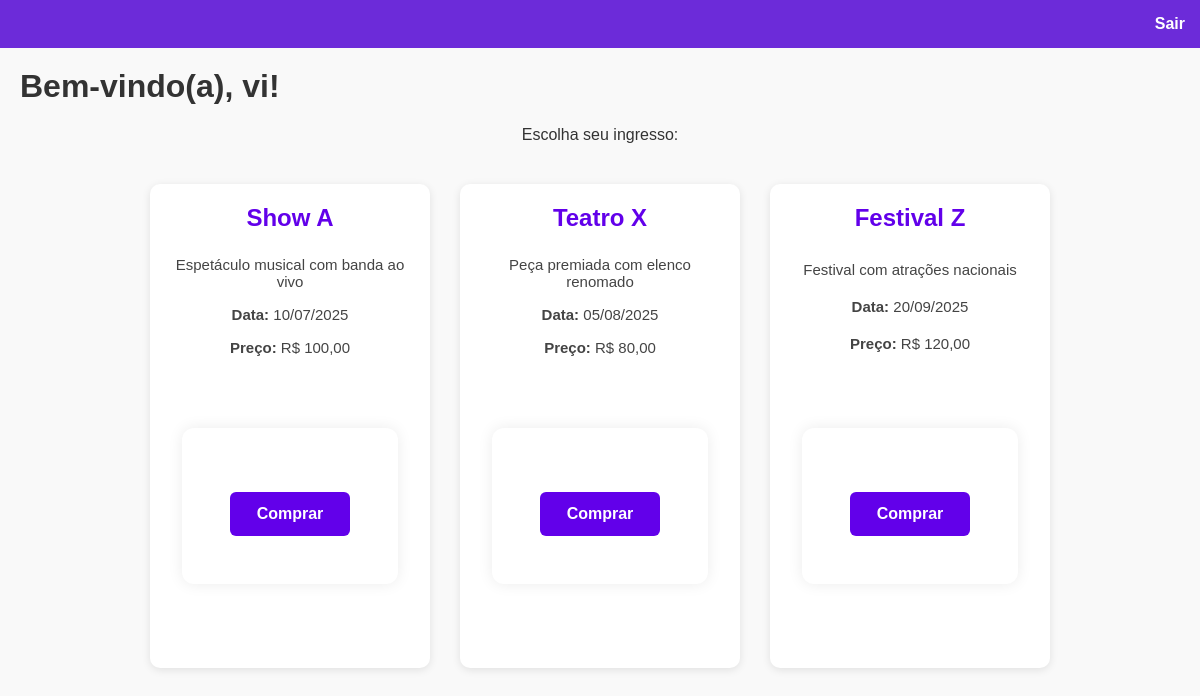
Screenshot of /comprar (signed in) with the database file from the repository.
### tables this page shows
CREATE TABLE ingressos (
    id INTEGER PRIMARY KEY AUTOINCREMENT,
    nome_evento TEXT NOT NULL,
    descricao TEXT NOT NULL,
    preco REAL NOT NULL,
    disponivel INTEGER NOT NULL,
    data_evento TEXT
);

### app.py (the view, shortened to what this page needs)
@app.route('/comprar', methods=['GET', 'POST'])
def comprar():
    if 'usuario' not in session:
        return redirect(url_for('login'))
    conn = conectar_db()
    cursor = conn.cursor()
    cursor.execute("SELECT id, nome_evento, descricao, preco, data_evento FROM ingressos WHERE disponivel > 0")
    ingressos_raw = cursor.fetchall()
    conn.close()
    ingressos = []
    for ingresso in ingressos_raw:
        ingresso_dict = dict(ingresso)
        ingresso_dict['preco'] = f"{ingresso_dict['preco']:.2f}".replace('.', ',')
        ingresso_dict['data_evento'] = datetime.strptime(ingresso_dict['data_evento'], "%Y-%m-%d").strftime("%d/%m/%Y")
        ingressos.append(ingresso_dict)
    return render_template('comprar.html', ingressos=ingressos)

### app.py (called while the page is built)
def conectar_db():
    conn = sqlite3.connect('database.db')
    conn.row_factory = sqlite3.Row
    return conn

### templates/comprar.html (shortened to what this page needs)
<!DOCTYPE html>
<html lang="pt-br">
<head>
    <link href="{{ url_for('static', filename='style.css') }}" rel="stylesheet"/>
</head>
<body>
    <div class="navbar">
    <a href="{{ url_for('logout') }}" class="sair">Sair</a>
</div>
    <div class="container">
        <h1>Bem-vindo(a), {{ session['usuario']['nome'] }}!</h1>
        <p style="text-align: center;">Escolha seu ingresso:</p>
        <div class="ingressos">
            {% for ingresso in ingressos %}
                <div class="card-ingresso">
    <h2>{{ ingresso['nome_evento'] }}</h2>
    <p>{{ ingresso['descricao'] }}</p>
    <p><strong>Data:</strong> {{ ingresso['data_evento'] }}</p>
    <p><strong>Preço:</strong> R$ {{ ingresso['preco'] }}</p>
    <form method="POST">
        <button type="submit" class="btn-comprar">Comprar</button>
    </form>
</div>
            {% endfor %}
        </div>
    </div>
</body>
</html>

### static/style.css (style rules this page uses)
*, *::before, *::after { box-sizing: border-box; }
body { margin: 0; padding: 0; font-family: Arial, sans-serif; background-color: #f9f9f9; color: #333; }
html { height: 100%; }
.container { max-width: 1200px; margin: 0 auto; padding: 20px; }
h1, h2 { margin-top: 0; }
a { text-decoration: none; }
form { background-color: #ffffff; padding: 3rem 3rem; border-radius: 12px; box-shadow: 0 0 15px rgba(0,0,0,0.08); width: 90%; max-width: 600px; margin: 4rem auto; }
button { width: 100%; padding: 1rem; font-size: 1rem; background-color: #6200ea; color: white; border: none; border-radius: 6px; cursor: pointer; font-weight: bold; margin-top: 10px; }
.ingressos { display: flex; flex-wrap: wrap; justify-content: center; gap: 30px; margin-top: 30px; padding: 10px; }
.card-ingresso { background-color: white; border-radius: 10px; padding: 20px; width: 280px; box-shadow: 0 2px 8px rgba(0, 0, 0, 0.1); text-align: center; display: flex; flex-direction: column; justify-content: space-between; transition: transform 0.2s ease; }
.card-ingresso h2 { color: #6200ea; margin-bottom: 1rem; }
.card-ingresso p { margin: 8px 0; font-size: 15px; color: #444; }
.card-ingresso button { margin-top: 1rem; width: 100%; padding: 0.8rem; background-color: #6200ea; color: white; border: none; border-radius: 6px; cursor: pointer; font-weight: bold; }
.btn-comprar { background-color: #6c2bd9; color: white; padding: 12px; border: none; border-radius: 6px; cursor: pointer; font-weight: bold; margin-top: 15px; width: 100%; font-size: 1rem; }
.navbar { background-color: #6c2bd9; padding: 15px; display: flex; justify-content: flex-end; }
.navbar a { color: white; margin-left: 20px; text-decoration: none; font-weight: bold; }

### rows the page displays
ingressos: nome_evento "Show A", descricao "Espetáculo musical com banda ao vivo", data_evento "10/07/2025", preco "100,00"
ingressos: nome_evento "Teatro X", descricao "Peça premiada com elenco renomado", data_evento "05/08/2025", preco "80,00"
ingressos: nome_evento "Festival Z", descricao "Festival com atrações nacionais", data_evento "20/09/2025", preco "120,00"

### other values shown
{{ session['usuario']['nome'] }} "vi"
